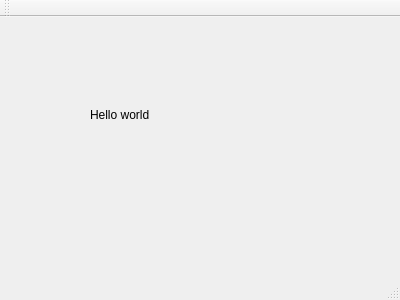
<?xml version="1.0" encoding="UTF-8"?>
<ui version="4.0">
 <class>MainWindow</class>
 <widget class="QMainWindow" name="MainWindow">
  <property name="geometry">
   <rect>
    <x>0</x>
    <y>0</y>
    <width>400</width>
    <height>300</height>
   </rect>
  </property>
  <property name="windowTitle">
   <string>MainWindow</string>
  </property>
  <widget class="QWidget" name="centralWidget">
   <widget class="QLabel" name="label">
    <property name="geometry">
     <rect>
      <x>90</x>
      <y>90</y>
      <width>111</width>
      <height>16</height>
     </rect>
    </property>
    <property name="text">
     <string>Hello world</string>
    </property>
   </widget>
  </widget>
  <widget class="QMenuBar" name="menuBar">
   <property name="geometry">
    <rect>
     <x>0</x>
     <y>0</y>
     <width>400</width>
     <height>26</height>
    </rect>
   </property>
  </widget>
  <widget class="QToolBar" name="mainToolBar">
   <attribute name="toolBarArea">
    <enum>TopToolBarArea</enum>
   </attribute>
   <attribute name="toolBarBreak">
    <bool>false</bool>
   </attribute>
  </widget>
  <widget class="QStatusBar" name="statusBar"/>
 </widget>
 <layoutdefault spacing="6" margin="11"/>
 <resources/>
 <connections/>
</ui>
